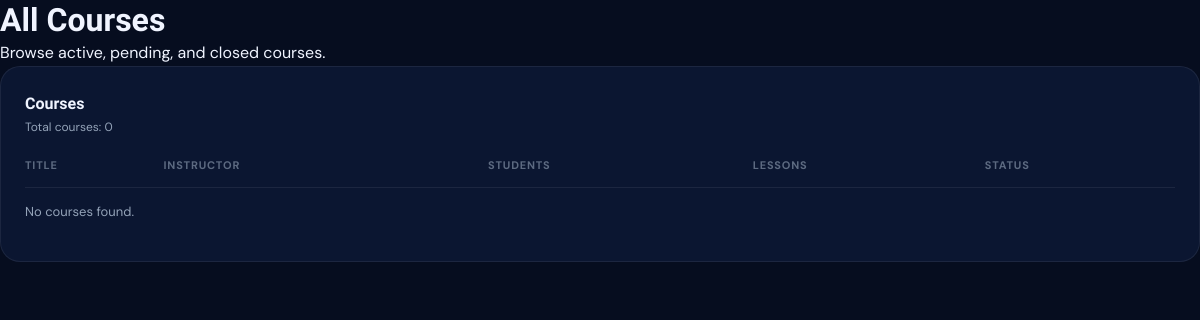
Before: /courses/ with the older database file.
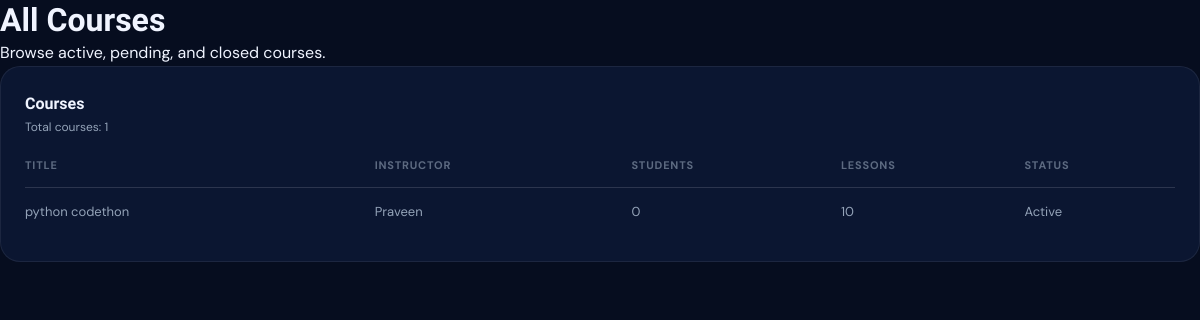
After: the same page with the newer database file.
### accounts/models.py (models this page shows, shortened)
class Course(models.Model):
    title      = models.CharField(max_length=200)
    instructor = models.CharField(max_length=100)
    students   = models.IntegerField(default=0)
    lessons    = models.IntegerField(default=0)
    completed  = models.IntegerField(default=0)  # completed lessons
    status     = models.CharField(max_length=20, default='active')
    content    = models.TextField(blank=True, null=True)
    pdf        = models.FileField(upload_to='course_pdfs/', blank=True, null=True)

### accounts/views.py (the view)
# urls.py: path('courses/', views.courses_view, name='courses'),
def courses_view(request):
    courses = Course.objects.all().order_by('title')
    return render(request, 'courses.html', {
        'active_page': 'courses',
        'page_title': 'All Courses',
        'page_subtitle': 'Browse active, pending, and closed courses.',
        'courses': courses,
        'total_courses': courses.count(),
    })

### templates/courses.html (shortened to what this page needs)
{% load static %}
<!DOCTYPE html>
<html lang="en">
<head>
  <link rel="stylesheet" href="{% static 'css/style.css' %}" />
</head>
<body>
  <div class="page-shell">
    <header class="page-header">
      <h1>All Courses</h1>
      <p>Browse active, pending, and closed courses.</p>
    </header>
    <section class="panel">
      <div class="panel__header">
        <div>
          <div class="panel__title">Courses</div>
          <div class="panel__subtitle">Total courses: {{ total_courses }}</div>
        </div>
      </div>
      <div class="table-wrap">
        <table class="course-table">
          <thead>
            <tr>
              <th>Title</th>
              <th>Instructor</th>
              <th>Students</th>
              <th>Lessons</th>
              <th>Status</th>
            </tr>
          </thead>
          <tbody>
            {% for course in courses %}
            <tr>
              <td>
                <a href="{% url 'course_detail' course.id %}" style="color: inherit; text-decoration: none;">
                  {{ course.title }}
                </a>
              </td>
              <td>{{ course.instructor }}</td>
              <td>{{ course.students }}</td>
              <td>{{ course.lessons }}</td>
              <td>{{ course.status|capfirst }}</td>
            </tr>
            {% empty %}
            <tr>
              <td colspan="5">No courses found.</td>
            </tr>
            {% endfor %}
          </tbody>
        </table>
      </div>
    </section>
  </div>
</body>
</html>

Changed rows visible on the page:
added Course: title "python codethon", instructor "Praveen", students "0", lessons "10", status "Active"
Other visible differences:
{{ total_courses }}: "0" → "1"
text no longer shown: "No courses found."
